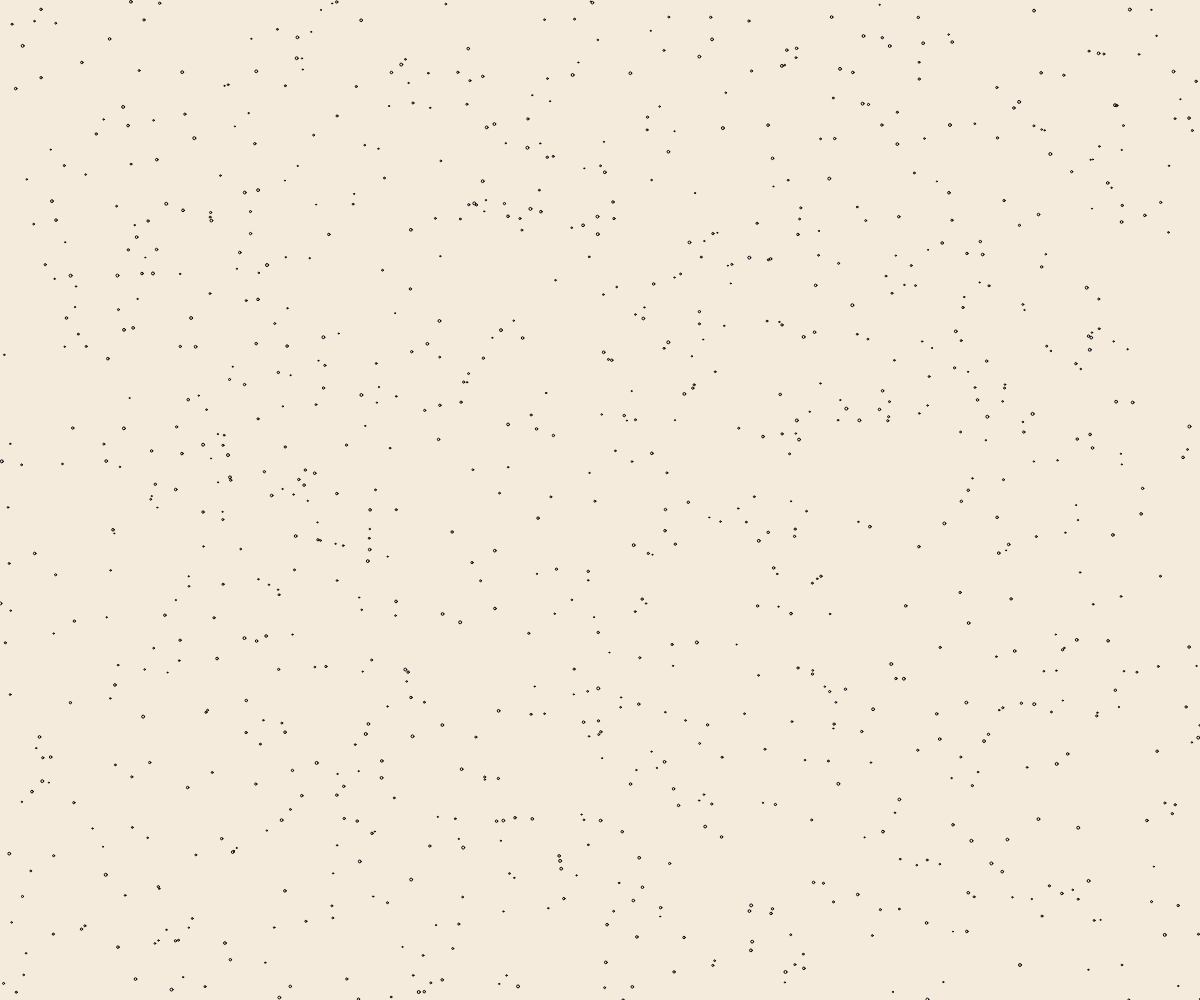
Frame 1 (no input)
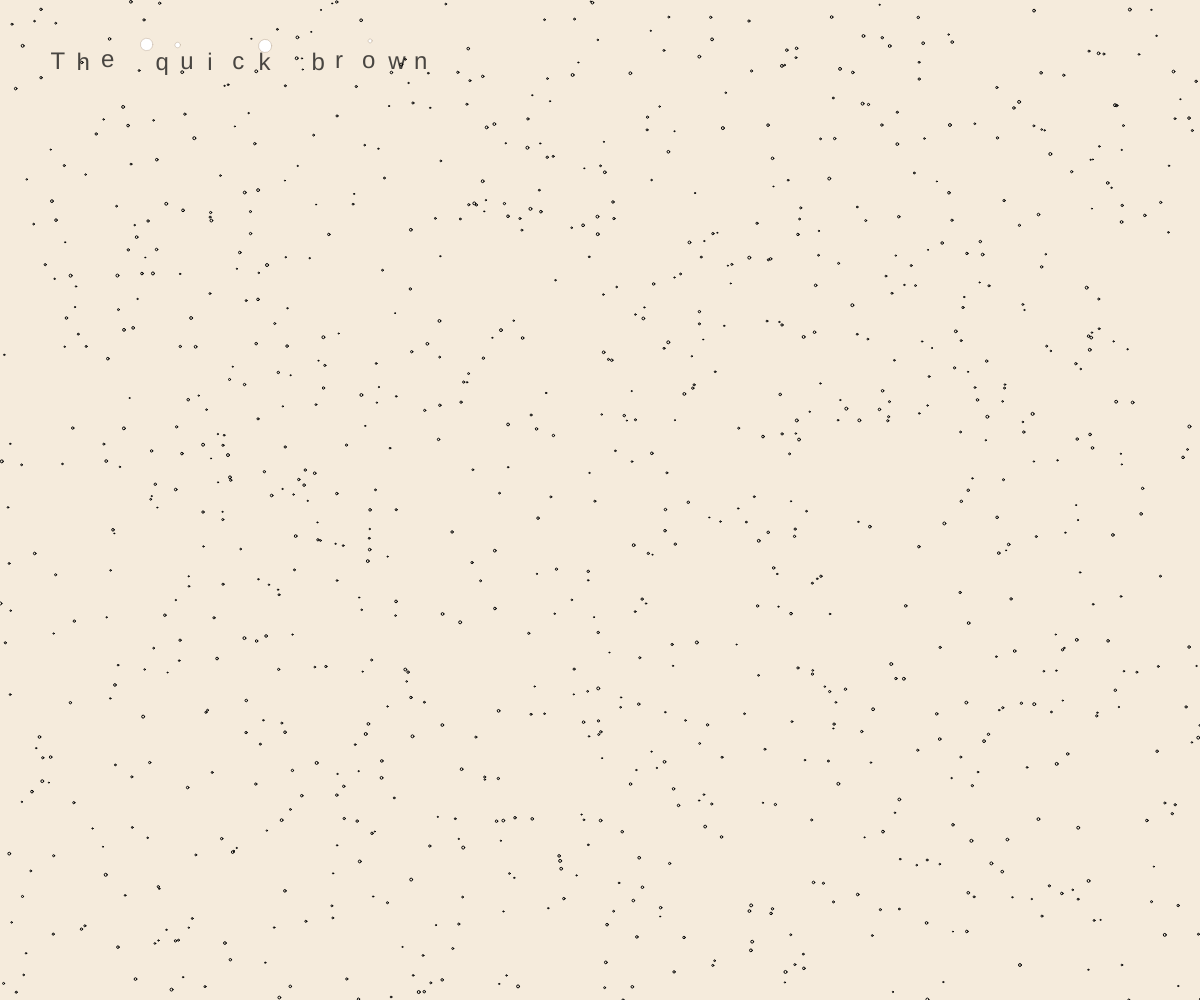
Frame 60 (no input)
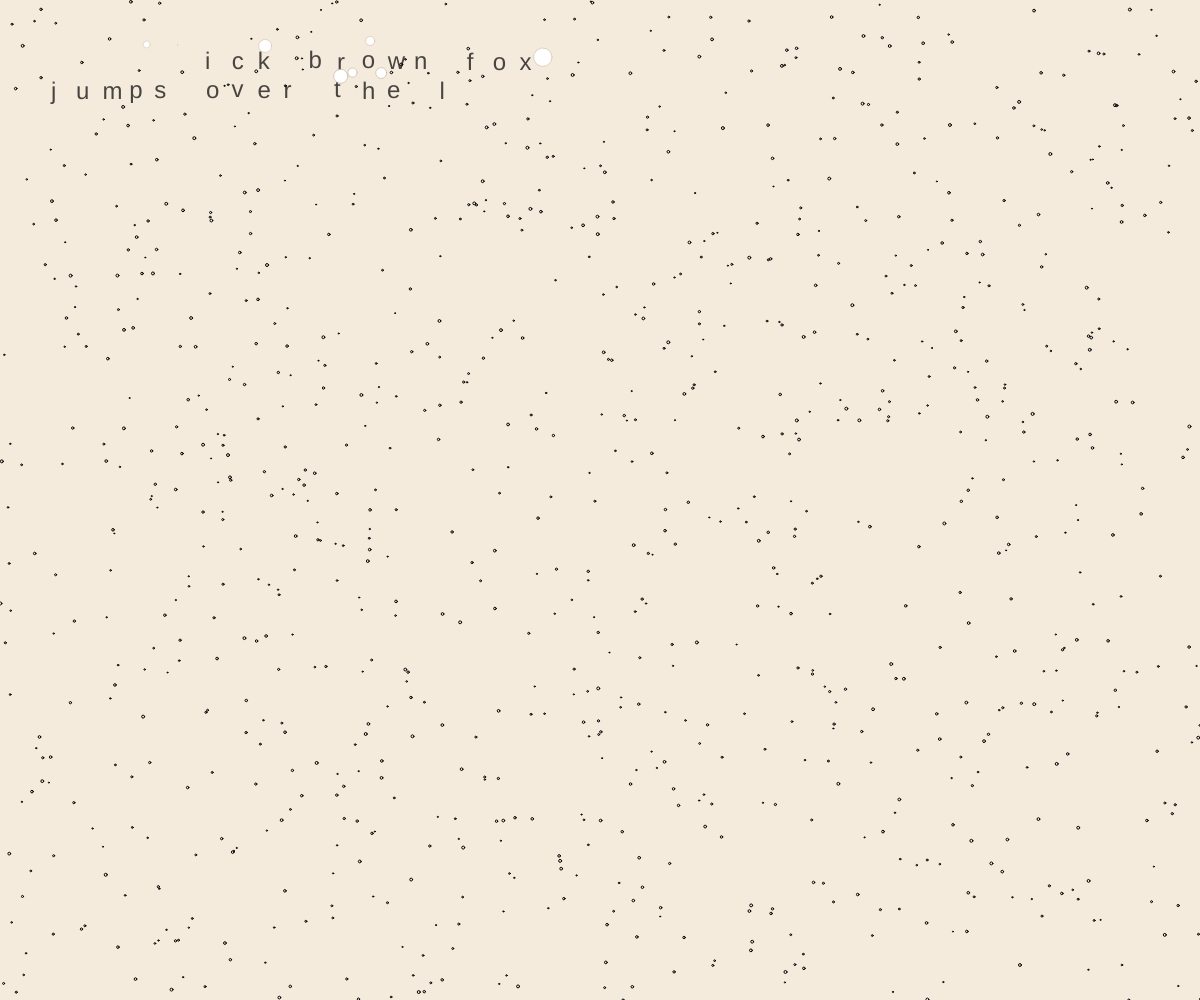
Frame 120 (the mouse pressed at the canvas centre since frame 60)

The p5.js sketch that drew these frames (run headless with seeded random() and noise() and a simulated clock; from frame 60 on, the mouse is pressed at the canvas centre):

// p5.js sketch
// ── sketch.js
let textStream = [];
let paperTexture;
let fracturePoints = [];
let fontSize = 24;
let lineSpacing = 30;
let margin = 50;
let lastTime = 0;
let typingSpeed = 50;
let totalChars = 0;
let textContent = "The quick brown fox jumps over the lazy dog. ";
let charIndex = 0;

class TypedChar {
  constructor(char, x, y, time) {
    this.char = char;
    this.x = x;
    this.y = y;
    this.time = time;
    this.life = 1.0;
    this.warpAmount = random(0, 2);
  }
  
  update() {
    this.life -= 0.01;
    return this.life > 0;
  }
  
  display() {
    push();
    translate(this.x, this.y);
    
    // Apply warping effect
    let warpX = sin(frameCount * 0.05 + this.time) * this.warpAmount;
    let warpY = cos(frameCount * 0.03 + this.time) * this.warpAmount;
    translate(warpX, warpY);
    
    fill(0, 180);
    noStroke();
    text(this.char, 0, 0);
    
    pop();
  }
}

function setup() {
  createCanvas(windowWidth, windowHeight);
  textSize(fontSize);
  textAlign(LEFT, TOP);
  
  // Create paper texture
  paperTexture = createGraphics(width, height);
  paperTexture.background(245, 235, 220);
  paperTexture.noiseDetail(2, 0.5);
  for (let i = 0; i < 1000; i++) {
    let x = random(width);
    let y = random(height);
    let alpha = random(20, 60);
    paperTexture.fill(230, 220, 200, alpha);
    paperTexture.ellipse(x, y, random(1, 3));
  }
  
  // Start typing
  lastTime = millis();
}

function draw() {
  // Draw paper texture background
  image(paperTexture, 0, 0);
  
  // Add new characters
  if (millis() - lastTime > typingSpeed) {
    let char = textContent[charIndex % textContent.length];
    
    let x = margin + (totalChars % 20) * (fontSize + 2);
    let y = margin + floor(totalChars / 20) * lineSpacing;
    
    textStream.push(new TypedChar(char, x, y, millis()));
    totalChars++;
    charIndex++;
    
    // Occasionally add fracture points
    if (random() < 0.15) {
      fracturePoints.push({
        x: x + random(-10, 10),
        y: y + random(-10, 10),
        time: millis(),
        size: random(2, 8)
      });
    }
    
    lastTime = millis();
  }
  
  // Update and display characters
  for (let i = textStream.length - 1; i >= 0; i--) {
    if (!textStream[i].update()) {
      textStream.splice(i, 1);
    } else {
      textStream[i].display();
    }
  }
  
  // Draw fractures
  drawFractures();
  
  // Cap the number of points to prevent memory issues
  if (fracturePoints.length > 300) {
    fracturePoints.splice(0, 50);
  }
}

function drawFractures() {
  // Draw hairline fractures
  stroke(180, 160, 140);
  strokeWeight(0.5);
  
  for (let i = fracturePoints.length - 1; i >= 0; i--) {
    let f = fracturePoints[i];
    
    if (millis() - f.time < 5000) { // Fade out after 5 seconds
      let alpha = map(millis() - f.time, 0, 5000, 255, 0);
      stroke(180, 160, 140, alpha);
      
      // Draw a spiderweb-like fracture pattern
      beginShape();
      for (let j = 0; j < 12; j++) {
        let angle = map(j, 0, 11, 0, TWO_PI);
        let distance = f.size + sin(frameCount * 0.03 + i) * 2;
        let x = f.x + cos(angle) * distance;
        let y = f.y + sin(angle) * distance;
        vertex(x, y);
      }
      endShape(CLOSE);
    } else {
      fracturePoints.splice(i, 1);
    }
  }
}

function windowResized() {
  resizeCanvas(windowWidth, windowHeight);
}
